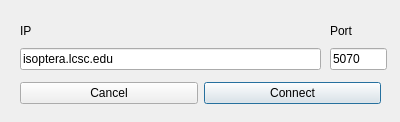
<?xml version="1.0" encoding="UTF-8"?>
<ui version="4.0">
 <class>Server</class>
 <widget class="QDialog" name="Server">
  <property name="geometry">
   <rect>
    <x>0</x>
    <y>0</y>
    <width>400</width>
    <height>122</height>
   </rect>
  </property>
  <property name="windowTitle">
   <string>Dialog</string>
  </property>
  <widget class="QWidget" name="layoutWidget">
   <property name="geometry">
    <rect>
     <x>20</x>
     <y>80</y>
     <width>361</width>
     <height>27</height>
    </rect>
   </property>
   <layout class="QHBoxLayout" name="horizontalLayout">
    <item>
     <widget class="QPushButton" name="pushButton">
      <property name="text">
       <string>Cancel</string>
      </property>
      <property name="autoDefault">
       <bool>false</bool>
      </property>
     </widget>
    </item>
    <item>
     <widget class="QPushButton" name="pushButton_2">
      <property name="text">
       <string>Connect</string>
      </property>
      <property name="default">
       <bool>true</bool>
      </property>
     </widget>
    </item>
   </layout>
  </widget>
  <widget class="QWidget" name="layoutWidget">
   <property name="geometry">
    <rect>
     <x>330</x>
     <y>20</y>
     <width>57</width>
     <height>50</height>
    </rect>
   </property>
   <layout class="QVBoxLayout" name="verticalLayout_2">
    <item>
     <widget class="QLabel" name="label_2">
      <property name="text">
       <string>Port</string>
      </property>
     </widget>
    </item>
    <item>
     <widget class="QLineEdit" name="portIn">
      <property name="text">
       <string>5070</string>
      </property>
     </widget>
    </item>
   </layout>
  </widget>
  <widget class="QWidget" name="layoutWidget">
   <property name="geometry">
    <rect>
     <x>20</x>
     <y>20</y>
     <width>301</width>
     <height>50</height>
    </rect>
   </property>
   <layout class="QVBoxLayout" name="verticalLayout">
    <item>
     <widget class="QLabel" name="label">
      <property name="text">
       <string>IP</string>
      </property>
     </widget>
    </item>
    <item>
     <widget class="QLineEdit" name="ipIn">
      <property name="text">
       <string>isoptera.lcsc.edu</string>
      </property>
      <property name="dragEnabled">
       <bool>false</bool>
      </property>
     </widget>
    </item>
   </layout>
  </widget>
 </widget>
 <resources/>
 <connections>
  <connection>
   <sender>pushButton</sender>
   <signal>clicked()</signal>
   <receiver>Server</receiver>
   <slot>reject()</slot>
   <hints>
    <hint type="sourcelabel">
     <x>87</x>
     <y>95</y>
    </hint>
    <hint type="destinationlabel">
     <x>13</x>
     <y>75</y>
    </hint>
   </hints>
  </connection>
  <connection>
   <sender>pushButton_2</sender>
   <signal>clicked()</signal>
   <receiver>Server</receiver>
   <slot>accept()</slot>
   <hints>
    <hint type="sourcelabel">
     <x>235</x>
     <y>95</y>
    </hint>
    <hint type="destinationlabel">
     <x>365</x>
     <y>13</y>
    </hint>
   </hints>
  </connection>
 </connections>
</ui>
